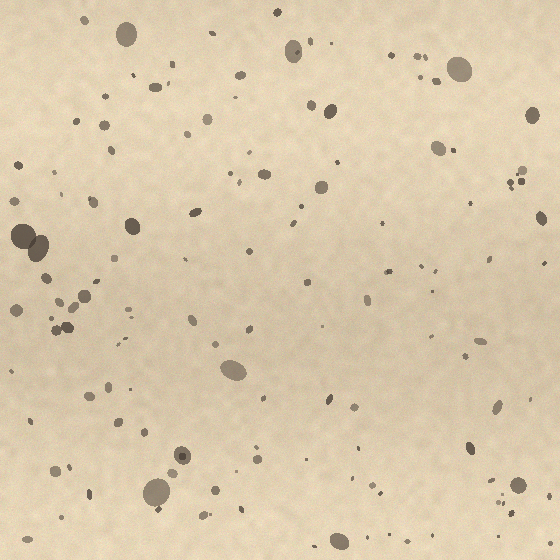
#> input picture sample_images/sample_travertine.png, 560 x 560 px
$ python -i color_science.py   (imports and definitions only)
#> lines starting #> are read from the running program, lines starting #| are printed output that depends on the picture
# -*- coding: utf-8 -*-
"""
CIE Renk Bilimi Modülü
=======================
RGB ↔ CIE L*a*b* ↔ CIE LCh dönüşümleri,
Munsell hue family yaklaşık tahmini,
ΔE-76, ΔE-94, ΔE-2000 renk farkı metrikleri.

Standartlar:
  - D65 illuminant (gün ışığı, 6504K)
  - CIE 1931 2° standard observer
  - skimage.color bağımlılığı (zaten requirements.txt'te)

Referanslar:
  - Sharma, G., Wu, W., Dalal, E.N. (2005). The CIEDE2000 color-difference
    formula. Color Research & Application, 30(1), 21-30.
  - Wyszecki, G., Stiles, W.S. (2000). Color Science: Concepts and Methods.
"""
import math
import numpy as np
from skimage import color as skcolor


# ============================================================
# RGB ↔ Lab ↔ LCh DÖNÜŞÜMLERİ
# ============================================================

# [26 lines left out: functions rgb_to_lab, lab_to_lch, rgb_to_lch, not called in this run]


# ============================================================
# MUNSELL YAKLAŞIK TAHMİNİ
# ============================================================

# Munsell 10-hue family — taş endüstrisinde standart
MUNSELL_FAMILIES = ['R', 'YR', 'Y', 'GY', 'G', 'BG', 'B', 'PB', 'P', 'RP']
# Her family için merkez hue açısı (CIE LCh, derece)
MUNSELL_HUE_CENTERS = [0, 36, 72, 108, 144, 180, 216, 252, 288, 324]


# [91 lines left out: functions lab_to_munsell_approx, delta_e_76, delta_e_94, delta_e_2000, delta_e_lab, not called in this run]


# ------------------------------------------------------------------
# Perceptual interpretation (v1.3.0)
# ------------------------------------------------------------------
# Each metric is interpreted only with thresholds that were defined FOR
# THAT METRIC:
#   * CIEDE2000: 50:50% perceptibility (PT) and acceptability (AT)
#     thresholds, dE00 = 0.8 and 1.8 (Paravina et al., 2015, J Esthet
#     Restor Dent 27:S1-S9, doi:10.1111/jerd.12149; 175 observers, 7 sites).
#   * CIE76 dE*ab: the five observer classes of Mokrzycki & Tatol (2011,
#     Machine Graphics & Vision 20(4):383-411, section 6.2), which are
#     defined for the Euclidean CIELAB difference.
#   * CIE94: no widely validated perceptual thresholds -> no class.
# Up to v1.2.x the Mokrzycki & Tatol classes (plus two extra, unsourced
# classes 5-10 and >=10) were applied to dE00, which mixes metrics.
DE2000_THRESHOLDS = {'PT': 0.8, 'AT': 1.8}

DE2000_CLASSES = (
    "Algılanamaz (below perceptibility threshold)",
    "Algılanabilir, kabul edilebilir (perceptible, acceptable)",
    "Kabul edilebilirlik eşiğinin üzerinde (beyond acceptability threshold)",
)
MT_CLASSES_76 = (
    (1.0, "Fark edilmez (not noticed)"),
    (2.0, "Sadece deneyimli gözlemci fark eder (experienced observer only)"),
    (3.5, "Deneyimsiz gözlemci de fark eder (unexperienced observer notices)"),
    (5.0, "Açık fark (clear difference)"),
    (float('inf'), "İki farklı renk (two different colours)"),
)
NO_CLASS_94 = "Doğrulanmış eşik yok (no validated threshold for CIE94)"


# [49 lines left out: functions perceptual_reference, interpret_delta_e, enrich_color_with_lab, not called in this run]


def enrich_palette_with_lab(palette):
    """Tüm palet listesindeki renklere Lab/LCh/Munsell ekle."""
    return [enrich_color_with_lab(c) for c in palette]


# ============================================================
# COLOR UNIFORMITY ANALYSIS (Seviye 4)
# ============================================================

def specimen_mask(img_rgb, bg_threshold=35, dilate=2):
    """
    v1.3.3: separate the specimen from the scanner background.

    Specimens are scanned face-down under a black cloth, so wherever the
    specimen does not fill the image (chipped or broken edges after salt
    weathering) the near-black cloth enters the frame. Background = dark pixels
    (grey level < bg_threshold) that are connected to the image border,
    widened by `dilate` pixels to remove the anti-aliased edge. Dark pores
    inside the specimen are not connected to the border and are kept.
    Returns a boolean mask (True = specimen).
    """
    from scipy import ndimage as ndi
    gray = np.asarray(img_rgb, dtype=np.float64)[..., :3].mean(axis=2)
    dark = gray < bg_threshold
    lab, n = ndi.label(dark)
    if n == 0:
        return np.ones(gray.shape, dtype=bool)
    border = np.unique(np.concatenate([lab[0], lab[-1], lab[:, 0], lab[:, -1]]))
    border = border[border > 0]
    background = np.isin(lab, border)
    if dilate and background.any():
        background = ndi.binary_dilation(background, iterations=int(dilate))
    return ~background


def compute_uniformity(img_rgb, sample_size=None, delta_e_sample=2000, mask_background=True):
    """
    Görüntünün CIE Lab uzayındaki renk homojenliğini ölçer.

    v1.3.3: the mean colour is computed from ALL specimen pixels (sample_size=None,
    default) after the scanner background has been removed with specimen_mask();
    up to v1.3.2 it was computed from a fixed-seed random sample of 20 000 pixels
    of the whole frame, background included. `sample_size` is kept as an optional
    speed setting of the interface.

    Returns dict:
      mean_L/a/b      : Ortalama Lab değerleri
      std_L/a/b       : Per-channel standart sapma
      delta_e_avg     : Ortalama renk farkı (mean color'dan ΔE-2000)
      delta_e_std     : ΔE-2000 standart sapması
      delta_e_p95     : ΔE-2000 95. percentile (outlier göstergesi)
      homogeneity_score : 0-10 (10 = mükemmel homojen)
      uniformity_class : kategorik etiket
      n_pixels_sampled : İstatistik için kullanılan piksel sayısı
      background_fraction : maskelenen arka plan oranı (0-1)

    Bilimsel önem:
      - Taş kalite kontrolü için sayısal indeks
      - Pre/post salt karşılaştırması (ΔE değişimi = renk hasarı)
      - Cross-batch tutarlılık ölçütü
    """
    H, W = img_rgb.shape[:2]
    rgb = np.asarray(img_rgb)[..., :3]
    if mask_background:
        m = specimen_mask(rgb)
        pixels = rgb[m]
        background_fraction = float(1.0 - m.mean())
    else:
        pixels = rgb.reshape(-1, 3)
        background_fraction = 0.0
    if len(pixels) == 0:
        pixels = rgb.reshape(-1, 3)
    rng = np.random.RandomState(42)
    if sample_size is not None and sample_size < len(pixels):
        idx = rng.choice(len(pixels), size=int(sample_size), replace=False)
        sample = pixels[idx]
    else:
        sample = pixels
    n = len(sample)

    # RGB → Lab (skimage, gerçek CIE)
    sample_norm = sample.astype(np.float64) / 255.0
    lab_pixels = skcolor.rgb2lab(sample_norm.reshape(-1, 1, 3)).reshape(-1, 3)

    L = lab_pixels[:, 0]
    a = lab_pixels[:, 1]
    b = lab_pixels[:, 2]

    mean_L, std_L = float(np.mean(L)), float(np.std(L))
    mean_a, std_a = float(np.mean(a)), float(np.std(a))
    mean_b, std_b = float(np.mean(b)), float(np.std(b))

    # Ortalama ΔE-2000 (mean color'dan sapma)
    mean_color = np.array([[[mean_L, mean_a, mean_b]]], dtype=np.float64)
    n_de = min(delta_e_sample, len(lab_pixels))
    de_idx = rng.choice(len(lab_pixels), size=n_de, replace=False)
    sampled_lab = lab_pixels[de_idx].reshape(-1, 1, 3)
    mean_color_tiled = np.tile(mean_color, (n_de, 1, 1))
    delta_es = skcolor.deltaE_ciede2000(mean_color_tiled, sampled_lab).flatten()

    delta_e_avg = float(np.mean(delta_es))
    delta_e_std = float(np.std(delta_es))
    delta_e_p95 = float(np.percentile(delta_es, 95))
    delta_e_max = float(np.max(delta_es))

    # Homojenlik skoru 0-10
    # Toplam Lab std (3 channel ortalaması) — düşük = homojen
    # Empirik ölçek: total_std 0 → 10 puan, total_std 25+ → 0 puan
    total_std = (std_L + std_a + std_b) / 3
    homogeneity_score = max(0.0, min(10.0, 10.0 - total_std / 2.5))

    # Sınıflandırma (ΔE-2000 ortalamasına göre)
    if delta_e_avg < 2:
        u_class = '🟢 Çok homojen'
    elif delta_e_avg < 5:
        u_class = '🔵 Homojen'
    elif delta_e_avg < 10:
        u_class = '🟡 Orta heterojen'
    elif delta_e_avg < 20:
        u_class = '🟠 Heterojen'
    else:
        u_class = '🔴 Çok heterojen'

    return {
        'mean_L': round(mean_L, 2), 'std_L': round(std_L, 2),
        'mean_a': round(mean_a, 2), 'std_a': round(std_a, 2),
        'mean_b': round(mean_b, 2), 'std_b': round(std_b, 2),
        'delta_e_avg_from_mean': round(delta_e_avg, 2),
        'delta_e_std': round(delta_e_std, 2),
        'delta_e_p95': round(delta_e_p95, 2),
        'delta_e_max': round(delta_e_max, 2),
        'homogeneity_score_0_10': round(homogeneity_score, 2),
        'uniformity_class': u_class,
        'n_pixels_sampled': n,
        'background_fraction': round(background_fraction, 5),
        'mean_color_rgb': skcolor.lab2rgb(mean_color).reshape(3).tolist(),
        'mean_color_hex': '#{:02x}{:02x}{:02x}'.format(
            *[int(np.clip(c*255, 0, 255)) for c in skcolor.lab2rgb(mean_color).reshape(3)]),
    }


# [20 lines left out: function compare_uniformity, not called in this run]

>>> import cv2
>>> picture = cv2.cvtColor(cv2.imread('../sample_images/sample_travertine.png'), cv2.COLOR_BGR2RGB)
>>> result = compute_uniformity(picture)
#> in specimen_mask, `gray = np.asarray(img_rgb, dtype=np.float64)[..., :3].mean(axis=2)`:
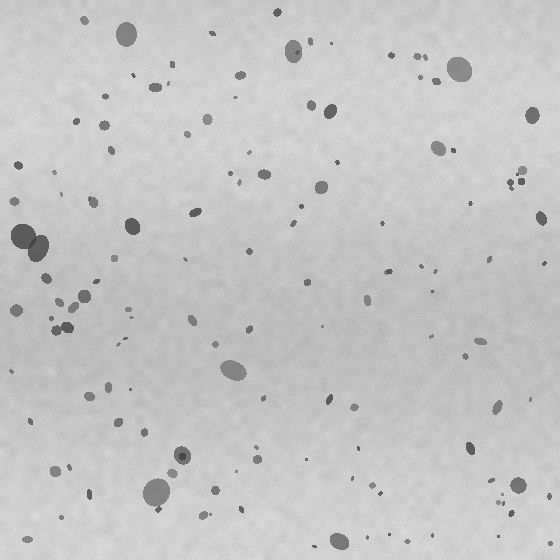
#> gray: shape (560, 560) float64; min 67.67, max 224, mean 198.1
#> in specimen_mask, `dark = gray < bg_threshold`: dark: shape (560, 560) bool; every value is 0
#> in specimen_mask, `lab, n = ndi.label(dark)`: lab: shape (560, 560) int32; every value is 0
#> in specimen_mask, `lab, n = ndi.label(dark)`: n = 0
#> in compute_uniformity, `m = specimen_mask(rgb)`: m: shape (560, 560) bool; every value is 1
#> in compute_uniformity, `n = len(sample)`: n = 313600
#> in compute_uniformity, `mean_L, std_L = float(np.mean(L)), float(np.std(L))`: mean_L = 81.97; std_L = 6.47
#> in compute_uniformity, `mean_a, std_a = float(np.mean(a)), float(np.std(a))`: mean_a = 1.34; std_a = 3.26
#> in compute_uniformity, `mean_b, std_b = float(np.mean(b)), float(np.std(b))`: mean_b = 16.51; std_b = 3.28
#> in compute_uniformity, `mean_color = np.array([[[mean_L, mean_a, mean_b]]], dtype=np.float64)`: mean_color = [[81.97, 1.34, 16.51]]
#> in compute_uniformity, `n_de = min(delta_e_sample, len(lab_pixels))`: n_de = 2000
#> in compute_uniformity, `de_idx = rng.choice(len(lab_pixels), size=n_de, replace=False)`: de_idx = 2000 values, max 313194 at index 799, min 261 at index 119, mean 156808.5
#> in compute_uniformity, `sampled_lab = lab_pixels[de_idx].reshape(-1, 1, 3)`: sampled_lab = 2000 rows, first 8: [86.28, 1.13, 16.96], [78.97, 7.31, 15.06], [79.73, -3.14, 22.36], [84.57, -2.08, 19.73], [86.96, -4.37, 20.46], [82.58, 2.36, 15.89], [87.97, 7.08, 17.43], [82.86, -5.45, 23.03]
#> in compute_uniformity, `mean_color_tiled = np.tile(mean_color, (n_de, 1, 1))`: mean_color_tiled = 2000 rows, first 8: [81.97, 1.34, 16.51], [81.97, 1.34, 16.51], [81.97, 1.34, 16.51], [81.97, 1.34, 16.51], [81.97, 1.34, 16.51], [81.97, 1.34, 16.51], [81.97, 1.34, 16.51], [81.97, 1.34, 16.51]
#> in compute_uniformity, `delta_es = skcolor.deltaE_ciede2000(mean_color_tiled, sampled_lab).fla..`: delta_es = 2000 values, max 37.49 at index 877, min 0.282 at index 1538, mean 4.93
#> in compute_uniformity, `delta_e_avg = float(np.mean(delta_es))`: delta_e_avg = 4.93
#> in compute_uniformity, `delta_e_std = float(np.std(delta_es))`: delta_e_std = 4.12
#> in compute_uniformity, `delta_e_p95 = float(np.percentile(delta_es, 95))`: delta_e_p95 = 9.56
#> in compute_uniformity, `delta_e_max = float(np.max(delta_es))`: delta_e_max = 37.49
#> in compute_uniformity, `total_std = (std_L + std_a + std_b) / 3`: total_std = 4.33
#> in compute_uniformity, `homogeneity_score = max(0.0, min(10.0, 10.0 - total_std / 2.5))`: homogeneity_score = 8.27
#> result = 16 items
